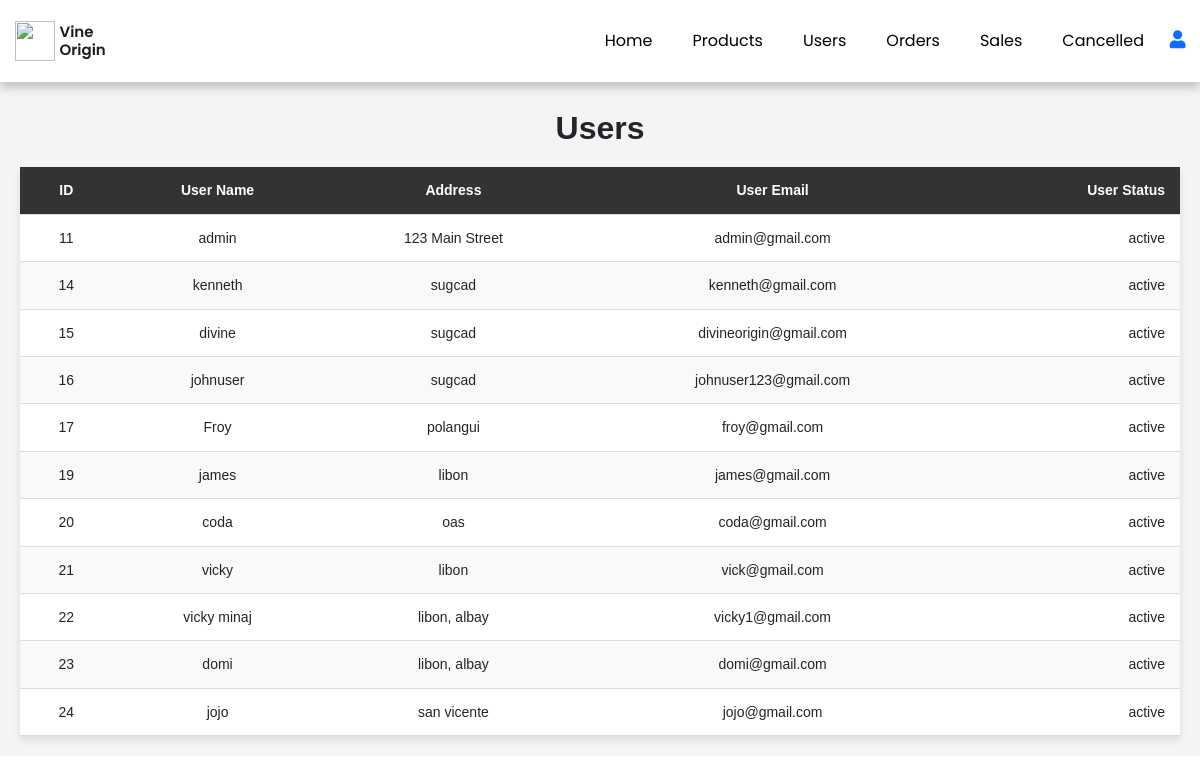
/visitor_landing/total_users.php (signed in), run on the app's committed database.
### tables this page shows
CREATE TABLE `users` (
  `user_id` int(11) NOT NULL,
  `user_name` varchar(65) NOT NULL,
  `address` varchar(55) NOT NULL,
  `user_email` varchar(55) NOT NULL,
  `user_password` varchar(255) NOT NULL,
  `user_type` char(1) NOT NULL DEFAULT 'u' COMMENT 'u - user\r\na - admin',
  `user_status` char(1) NOT NULL DEFAULT 'a' COMMENT 'a - active\r\ni - inactive'
);

### visitor_landing/total_users.php (the view, shortened to what this page needs)
<?php
include('server/connection.php');
?>
<!DOCTYPE html>
<html lang="en">
<head>
    <?php include('header.php'); ?>
    <link rel="stylesheet" href="assets/css/admin.css">
    <?php include('admin_navbar.php'); ?>
</head>
<body>
    <div class="boxt">
        <h1>Users</h1>
        <table>
            <thead>
                <tr>
                    <th>ID</th>
                    <th>User Name</th>
                    <th>Address</th>
                    <th>User Email</th>
                    <th>User Status</th>
                </tr>
            </thead>
            <tbody>
                <?php
                $sql = "SELECT * FROM users";
                $result = mysqli_query($conn, $sql);
                if (mysqli_num_rows($result) > 0) {
                    while ($row = mysqli_fetch_assoc($result)) {
                        echo "<tr>";
                        echo "<td>" . $row['user_id'] . "</td>";
                        echo "<td>" . $row['user_name'] . "</td>";
                        echo "<td>" . $row['address'] . "</td>";
                        echo "<td>" . $row['user_email'] . "</td>";
                        echo "<td>" . ($row['user_status'] == 'a' ? 'active' : 'inactive') . "</td>";
                        echo "</tr>";
                    }
                } else {
                    echo "<tr><td colspan='5'>No users found</td></tr>";
                }
                ?>
            </tbody>
        </table>
    </div>
</body>
</html>

### visitor_landing/assets/css/style.css (style rules this page uses)
:root { --blue: #2980b9; --red: rgb(255, 0, 0); --orange: orange; --black: #333; --white: #fff; --bg-color: #eee; --dark-bg: rgba(0, 0, 0, .7); --box-shadow: 0 .5rem 1rem rgba(0, 0, 0, .1); --border: .1rem solid #999; }
* { margin: 0; padding: 0; box-sizing: border-box; }
body { font-family: "Poppins", sans-serif; overflow: hidden; }
h1 { font-size: 2.5rem; font-weight: 700; }
td:last-child { text-align: right; }
th:last-child { text-align: right; }
html { font-size: 62.5%; overflow-x: hidden; }

### visitor_landing/assets/css/admin.css (style rules this page uses)
.boxt { font-family: Arial, sans-serif; line-height: 1.6; background-color: #f4f4f4; padding: 20px; }
h1 { text-align: center; margin-bottom: 20px; margin-top: 7px; font-size: 32px; }
table { width: 100%; border-collapse: collapse; background-color: #fff; box-shadow: 0 4px 8px rgba(0, 0, 0, 0.1); }
table th, table td { padding: 12px 15px; text-align: center; border-bottom: 1px solid #ddd; font-size: 14px; }
table th { background-color: #333; font-weight: bold; color: #fff; }
tbody tr:nth-child(even) { background-color: #f9f9f9; }

### data on the page
users: user_id "11", user_name "admin", address "123 Main Street", user_email "admin@gmail.com", user_status "active"
users: user_id "14", user_name "kenneth", address "sugcad", user_email "kenneth@gmail.com", user_status "active"
users: user_id "15", user_name "divine", address "sugcad", user_email "divineorigin@gmail.com", user_status "active"
users: user_id "16", user_name "johnuser", address "sugcad", user_email "johnuser123@gmail.com", user_status "active"
users: user_id "17", user_name "Froy", address "polangui", user_email "froy@gmail.com", user_status "active"
users: user_id "19", user_name "james", address "libon", user_email "james@gmail.com", user_status "active"
users: user_id "20", user_name "coda", address "oas", user_email "coda@gmail.com", user_status "active"
users: user_id "21", user_name "vicky", address "libon", user_email "vick@gmail.com", user_status "active"
users: user_id "22", user_name "vicky minaj", address "libon, albay", user_email "vicky1@gmail.com", user_status "active"
users: user_id "23", user_name "domi", address "libon, albay", user_email "domi@gmail.com", user_status "active"
users: user_id "24", user_name "jojo", address "san vicente", user_email "jojo@gmail.com", user_status "active"
